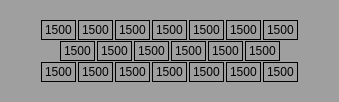
                       <widget class="QWidget" name="widget_35" native="true">
                        <property name="styleSheet">
                         <string notr="true">background-color: rgb(159, 159, 159);</string>
                        </property>
                        <layout class="QVBoxLayout" name="verticalLayout_29">
                         <property name="spacing">
                          <number>1</number>
                         </property>
                         <property name="leftMargin">
                          <number>1</number>
                         </property>
                         <property name="topMargin">
                          <number>20</number>
                         </property>
                         <property name="rightMargin">
                          <number>1</number>
                         </property>
                         <property name="bottomMargin">
                          <number>20</number>
                         </property>
                         <item>
                          <layout class="QHBoxLayout" name="horizontalLayout_55">
                           <property name="spacing">
                            <number>2</number>
                           </property>
                           <item>
                            <spacer name="horizontalSpacer_55">
                             <property name="orientation">
                              <enum>Qt::Horizontal</enum>
                             </property>
                             <property name="sizeHint" stdset="0">
                              <size>
                               <width>40</width>
                               <height>20</height>
                              </size>
                             </property>
                            </spacer>
                           </item>
                           <item>
                            <widget class="QLabel" name="label_qz1_3">
                             <property name="maximumSize">
                              <size>
                               <width>70</width>
                               <height>59</height>
                              </size>
                             </property>
                             <property name="styleSheet">
                              <string notr="true">font: 16pt &quot;微软雅黑&quot;;</string>
                             </property>
                             <property name="frameShape">
                              <enum>QFrame::Box</enum>
                             </property>
                             <property name="text">
                              <string>1500</string>
                             </property>
                            </widget>
                           </item>
                           <item>
                            <widget class="QLabel" name="label_qz2_3">
                             <property name="maximumSize">
                              <size>
                               <width>70</width>
                               <height>59</height>
                              </size>
                             </property>
                             <property name="styleSheet">
                              <string notr="true">font: 16pt &quot;微软雅黑&quot;;</string>
                             </property>
                             <property name="frameShape">
                              <enum>QFrame::Box</enum>
                             </property>
                             <property name="text">
                              <string>1500</string>
                             </property>
                            </widget>
                           </item>
                           <item>
                            <widget class="QLabel" name="label_qz3_3">
                             <property name="maximumSize">
                              <size>
                               <width>70</width>
                               <height>59</height>
                              </size>
                             </property>
                             <property name="styleSheet">
                              <string notr="true">font: 16pt &quot;微软雅黑&quot;;</string>
                             </property>
                             <property name="frameShape">
                              <enum>QFrame::Box</enum>
                             </property>
                             <property name="text">
                              <string>1500</string>
                             </property>
                            </widget>
                           </item>
                           <item>
                            <widget class="QLabel" name="label_qz4_3">
                             <property name="maximumSize">
                              <size>
                               <width>70</width>
                               <height>59</height>
                              </size>
                             </property>
                             <property name="styleSheet">
                              <string notr="true">font: 16pt &quot;微软雅黑&quot;;</string>
                             </property>
                             <property name="frameShape">
                              <enum>QFrame::Box</enum>
                             </property>
                             <property name="text">
                              <string>1500</string>
                             </property>
                            </widget>
                           </item>
                           <item>
                            <widget class="QLabel" name="label_qz5_3">
                             <property name="maximumSize">
                              <size>
                               <width>70</width>
                               <height>59</height>
                              </size>
                             </property>
                             <property name="styleSheet">
                              <string notr="true">font: 16pt &quot;微软雅黑&quot;;</string>
                             </property>
                             <property name="frameShape">
                              <enum>QFrame::Box</enum>
                             </property>
                             <property name="text">
                              <string>1500</string>
                             </property>
                            </widget>
                           </item>
                           <item>
                            <widget class="QLabel" name="label_qz6_3">
                             <property name="minimumSize">
                              <size>
                               <width>0</width>
                               <height>0</height>
                              </size>
                             </property>
                             <property name="maximumSize">
                              <size>
                               <width>70</width>
                               <height>59</height>
                              </size>
                             </property>
                             <property name="styleSheet">
                              <string notr="true">font: 16pt &quot;微软雅黑&quot;;</string>
                             </property>
                             <property name="frameShape">
                              <enum>QFrame::Box</enum>
                             </property>
                             <property name="text">
                              <string>1500</string>
                             </property>
                            </widget>
                           </item>
                           <item>
                            <widget class="QLabel" name="label_qz7_3">
                             <property name="maximumSize">
                              <size>
                               <width>70</width>
                               <height>59</height>
                              </size>
                             </property>
                             <property name="styleSheet">
                              <string notr="true">font: 16pt &quot;微软雅黑&quot;;</string>
                             </property>
                             <property name="frameShape">
                              <enum>QFrame::Box</enum>
                             </property>
                             <property name="text">
                              <string>1500</string>
                             </property>
                            </widget>
                           </item>
                           <item>
                            <spacer name="horizontalSpacer_56">
                             <property name="orientation">
                              <enum>Qt::Horizontal</enum>
                             </property>
                             <property name="sizeHint" stdset="0">
                              <size>
                               <width>40</width>
                               <height>20</height>
                              </size>
                             </property>
                            </spacer>
                           </item>
                          </layout>
                         </item>
                         <item>
                          <layout class="QHBoxLayout" name="horizontalLayout_56">
                           <property name="spacing">
                            <number>2</number>
                           </property>
                           <item>
                            <spacer name="horizontalSpacer_57">
                             <property name="orientation">
                              <enum>Qt::Horizontal</enum>
                             </property>
                             <property name="sizeHint" stdset="0">
                              <size>
                               <width>40</width>
                               <height>20</height>
                              </size>
                             </property>
                            </spacer>
                           </item>
                           <item>
                            <widget class="QLabel" name="label_qz8_3">
                             <property name="maximumSize">
                              <size>
                               <width>70</width>
                               <height>59</height>
                              </size>
                             </property>
                             <property name="styleSheet">
                              <string notr="true">font: 16pt &quot;微软雅黑&quot;;</string>
                             </property>
                             <property name="frameShape">
                              <enum>QFrame::Box</enum>
                             </property>
                             <property name="text">
                              <string>1500</string>
                             </property>
                            </widget>
                           </item>
                           <item>
                            <widget class="QLabel" name="label_qz9_3">
                             <property name="maximumSize">
                              <size>
                               <width>70</width>
                               <height>59</height>
                              </size>
                             </property>
                             <property name="styleSheet">
                              <string notr="true">font: 16pt &quot;微软雅黑&quot;;</string>
                             </property>
                             <property name="frameShape">
                              <enum>QFrame::Box</enum>
                             </property>
                             <property name="text">
                              <string>1500</string>
                             </property>
                            </widget>
                           </item>
                           <item>
                            <widget class="QLabel" name="label_qz10_3">
                             <property name="maximumSize">
                              <size>
                               <width>70</width>
                               <height>59</height>
                              </size>
                             </property>
                             <property name="styleSheet">
                              <string notr="true">font: 16pt &quot;微软雅黑&quot;;</string>
                             </property>
                             <property name="frameShape">
                              <enum>QFrame::Box</enum>
                             </property>
                             <property name="text">
                              <string>1500</string>
                             </property>
                            </widget>
                           </item>
                           <item>
                            <widget class="QLabel" name="label_qz11_3">
                             <property name="maximumSize">
                              <size>
                               <width>70</width>
                               <height>59</height>
                              </size>
                             </property>
                             <property name="styleSheet">
                              <string notr="true">font: 16pt &quot;微软雅黑&quot;;</string>
                             </property>
                             <property name="frameShape">
                              <enum>QFrame::Box</enum>
                             </property>
                             <property name="text">
                              <string>1500</string>
                             </property>
                            </widget>
                           </item>
                           <item>
                            <widget class="QLabel" name="label_qz12_3">
                             <property name="maximumSize">
                              <size>
                               <width>70</width>
                               <height>59</height>
                              </size>
                             </property>
                             <property name="styleSheet">
                              <string notr="true">font: 16pt &quot;微软雅黑&quot;;</string>
                             </property>
                             <property name="frameShape">
                              <enum>QFrame::Box</enum>
                             </property>
                             <property name="text">
                              <string>1500</string>
                             </property>
                            </widget>
                           </item>
                           <item>
                            <widget class="QLabel" name="label_qz13_3">
                             <property name="maximumSize">
                              <size>
                               <width>70</width>
                               <height>59</height>
                              </size>
                             </property>
                             <property name="styleSheet">
                              <string notr="true">font: 16pt &quot;微软雅黑&quot;;</string>
                             </property>
                             <property name="frameShape">
                              <enum>QFrame::Box</enum>
                             </property>
                             <property name="text">
                              <string>1500</string>
                             </property>
                            </widget>
                           </item>
                           <item>
                            <spacer name="horizontalSpacer_58">
                             <property name="orientation">
                              <enum>Qt::Horizontal</enum>
                             </property>
                             <property name="sizeHint" stdset="0">
                              <size>
                               <width>40</width>
                               <height>20</height>
                              </size>
                             </property>
                            </spacer>
                           </item>
                          </layout>
                         </item>
                         <item>
                          <layout class="QHBoxLayout" name="horizontalLayout_57">
                           <property name="spacing">
                            <number>2</number>
                           </property>
                           <item>
                            <spacer name="horizontalSpacer_59">
                             <property name="orientation">
                              <enum>Qt::Horizontal</enum>
                             </property>
                             <property name="sizeHint" stdset="0">
                              <size>
                               <width>40</width>
                               <height>20</height>
                              </size>
                             </property>
                            </spacer>
                           </item>
                           <item>
                            <widget class="QLabel" name="label_qz14_3">
                             <property name="maximumSize">
                              <size>
                               <width>70</width>
                               <height>59</height>
                              </size>
                             </property>
                             <property name="styleSheet">
                              <string notr="true">font: 16pt &quot;微软雅黑&quot;;</string>
                             </property>
                             <property name="frameShape">
                              <enum>QFrame::Box</enum>
                             </property>
                             <property name="text">
                              <string>1500</string>
                             </property>
                            </widget>
                           </item>
                           <item>
                            <widget class="QLabel" name="label_qz15_3">
                             <property name="maximumSize">
                              <size>
                               <width>70</width>
                               <height>59</height>
                              </size>
                             </property>
                             <property name="styleSheet">
                              <string notr="true">font: 16pt &quot;微软雅黑&quot;;</string>
                             </property>
                             <property name="frameShape">
                              <enum>QFrame::Box</enum>
                             </property>
                             <property name="text">
                              <string>1500</string>
                             </property>
                            </widget>
                           </item>
                           <item>
                            <widget class="QLabel" name="label_qz16_3">
                             <property name="maximumSize">
                              <size>
                               <width>70</width>
                               <height>59</height>
                              </size>
                             </property>
                             <property name="styleSheet">
                              <string notr="true">font: 16pt &quot;微软雅黑&quot;;</string>
                             </property>
                             <property name="frameShape">
                              <enum>QFrame::Box</enum>
                             </property>
                             <property name="text">
                              <string>1500</string>
                             </property>
                            </widget>
                           </item>
                           <item>
                            <widget class="QLabel" name="label_qz17_3">
                             <property name="maximumSize">
                              <size>
                               <width>70</width>
                               <height>59</height>
                              </size>
                             </property>
                             <property name="styleSheet">
                              <string notr="true">font: 16pt &quot;微软雅黑&quot;;</string>
                             </property>
                             <property name="frameShape">
                              <enum>QFrame::Box</enum>
                             </property>
                             <property name="text">
                              <string>1500</string>
                             </property>
                            </widget>
                           </item>
                           <item>
                            <widget class="QLabel" name="label_qz18_3">
                             <property name="maximumSize">
                              <size>
                               <width>70</width>
                               <height>59</height>
                              </size>
                             </property>
                             <property name="styleSheet">
                              <string notr="true">font: 16pt &quot;微软雅黑&quot;;</string>
                             </property>
                             <property name="frameShape">
                              <enum>QFrame::Box</enum>
                             </property>
                             <property name="text">
                              <string>1500</string>
                             </property>
                            </widget>
                           </item>
                           <item>
                            <widget class="QLabel" name="label_qz19_3">
                             <property name="maximumSize">
                              <size>
                               <width>70</width>
                               <height>59</height>
                              </size>
                             </property>
                             <property name="styleSheet">
                              <string notr="true">font: 16pt &quot;微软雅黑&quot;;</string>
                             </property>
                             <property name="frameShape">
                              <enum>QFrame::Box</enum>
                             </property>
                             <property name="text">
                              <string>1500</string>
                             </property>
                            </widget>
                           </item>
                           <item>
                            <widget class="QLabel" name="label_qz20_3">
                             <property name="maximumSize">
                              <size>
                               <width>70</width>
                               <height>59</height>
                              </size>
                             </property>
                             <property name="styleSheet">
                              <string notr="true">font: 16pt &quot;微软雅黑&quot;;</string>
                             </property>
                             <property name="frameShape">
                              <enum>QFrame::Box</enum>
                             </property>
                             <property name="text">
                              <string>1500</string>
                             </property>
                            </widget>
                           </item>
                           <item>
                            <spacer name="horizontalSpacer_60">
                             <property name="orientation">
                              <enum>Qt::Horizontal</enum>
                             </property>
                             <property name="sizeHint" stdset="0">
                              <size>
                               <width>40</width>
                               <height>20</height>
                              </size>
                             </property>
                            </spacer>
                           </item>
                          </layout>
                         </item>
                        </layout>
                       </widget>
